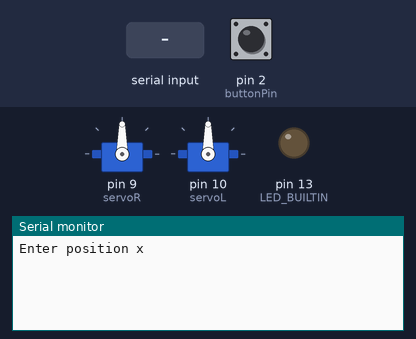
The sketch below on a simulated Arduino Uno, built with avr-gcc and run on an emulated ATmega328P. On the bench: 2 × servo, output pins drawn as LEDs (lit = HIGH), the last lines printed to the serial monitor. The test bench sets the inputs (shaded band); at power-on: pin 2 (buttonPin) LOW.

Above: at 0.9 s.
1.0 s: "30,150\n" received over Serial
At 1.5 s:
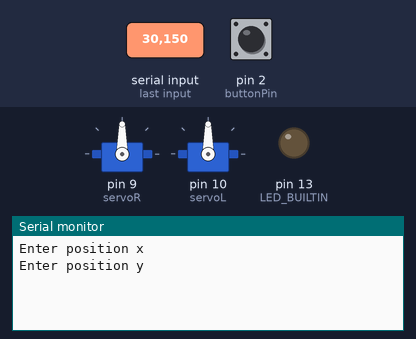
At 3.5 s:
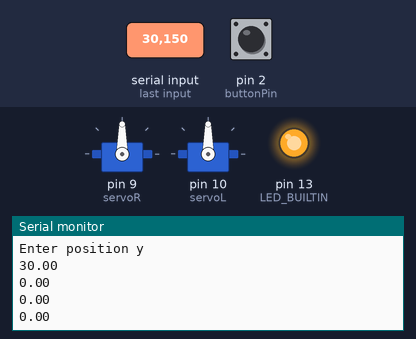

The sketch:

Continuous_servo.ino
```cpp
#include <Servo.h>


//
// Constants:

const double  dist = 100;
const double  l1 = 150;
const double  l2 = 300;

//
// Variables:

Servo servoR;
Servo servoL;
const int buttonPin = 2;     // the number of the pushbutton pin
int buttonState = 0;         // variable for reading the pushbutton status
volatile bool stop = false;

//
// Typedefs:
struct Point{
	double  x;
	double  y;
};

struct Circle{
	double  x;
	double  y;
	double  r;
};

struct ServoAngles{
	double  theta1;
	double  theta2;
};

Point * intersection(Circle c1, Circle c2);
ServoAngles inverse(Point p, bool &outOfRange);

//
// Function headers:

void buttonPressed();
bool turnServo(int servoNum, int duration);
float x, y;

void setup(){

	servoR.attach(9);
	servoL.attach(10);
	pinMode(LED_BUILTIN, OUTPUT);
	pinMode(buttonPin, INPUT);
	attachInterrupt(0,buttonPressed, HIGH); // (Interrupt number, Interrupt_Service_routine, Rising-Falling?)
	Serial.begin(115200);
	while(!Serial){}

	Serial.println("Enter position x");
	while (Serial.available() && Serial.read()); // empty buffer
    while (!Serial.available());                 // wait for data
	x = Serial.parseFloat();  // SLOW!! Needs to be rewritten!

	Serial.println("Enter position y");
	while (Serial.available() && Serial.read()); // empty buffer again
	while (!Serial.available());                 // wait for data
	y = Serial.parseFloat();  // SLOW!! Needs to be rewritten!
	Serial.println(x);
	Serial.println(y);
	bool outOfRange = false;
	Point p;
	p.x = x;
	p.y = y;
	ServoAngles angles = inverse(p, outOfRange);
	Serial.println((180/3.14)*angles.theta1);
	Serial.println((180/3.14)*angles.theta2);
	digitalWrite(LED_BUILTIN, HIGH);

}

void loop(){


	delay(500);
	/*
	if (stop == false) turnServo(servoR,5);
	if (stop == false) turnServo(servoL,5);
	delay(500);
	if (stop == false) turnServo(servoR,-5);
	if (stop == false) turnServo(servoL,-5);
	delay(500);
	servoR.write(90);

	digitalWrite(LED_BUILTIN, LOW);
	delay(500);
	*/
}

//Function definitions:

void buttonPressed(){
	//digitalWrite(LED_BUILTIN, LOW);

	stop = true;
}

bool turnServo(Servo &servo, int duration){
	int speed = 20; // a value between 0 and 90
	bool done = false;
	int ticks = 0;
	int direction =1;
	if (duration < 0){
		direction = -1;

	}
	ticks = duration*direction;
	while( ticks >= 0 && stop==false ){
		servo.write(90+speed*direction);
		delay(15);
		ticks--;

	}
	servo.write(90);
	done = true;
	return done;
}

Point * intersection(Circle c1, Circle c2){
	//double  * output = (double *)malloc(4*sizeof(double ));
	Point * outputPoints = (Point*)malloc(2*sizeof(Point));
	double  x1 = c1.x;
	double  y1 = c1.y;
	double  r1 = c1.r;
	double  x2 = c2.x;
	double  y2 = c2.y;
	double  r2 = c2.r;
	// P1, P2: center points, I1, I2: intersection points
	// L: line connecting the center points
	double  d = sqrt((x1 - x2) * (x1 - x2) + (y1 - y2) * (y1 - y2));
	if (!(abs(r1 - r2) <= d && d <= r1 + r2)) { // no intersection
		outputPoints[0].x = -1;
		outputPoints[0].y = -1;
		outputPoints[1].x = -1;
		outputPoints[1].y = -1;
		return outputPoints;

	 // empty list of results
	}
		 // intersection(s) should exist
	double  a = (r1*r1-r2*r2+d*d)/(2*d); // length of the orthogonal projection of P1_I1 vector to L (as well as P1I2 to L)
	double  h = sqrt(r1*r1-a*a); // length of the orthogonal complement of P1_I1 vector to L
	double  xc = x1+(a/d)*(x2-x1); // Endpoint x of the orthogonal projection of P1_I1 vector to L
	double  yc = y1+(a/d)*(y2-y1); // Endpoint y of the orthogonal projection of P1_I1 vector to L
	// I1, I2:
	double  xi1 = xc + (h/d)*(y2-y1);
	double  yi1 = yc - (h/d)*(x2-x1);

	double  xi2 = xc - (h/d)*(y2-y1);
	double  yi2 = yc + (h/d)*(x2-x1);

	if (yi1 > yi2){
		outputPoints[0].x = xi1;
		outputPoints[0].y = yi1;
		outputPoints[1].x = xi2;
		outputPoints[1].y = yi2;
	}
	else{
		outputPoints[1].x = xi1;
		outputPoints[1].y = yi1;
		outputPoints[0].x = xi2;
		outputPoints[0].y = yi2;
	}

	return outputPoints;
}

ServoAngles inverse(Point p, bool &outOfRange){
	outOfRange = false;
	ServoAngles servoAngles;
	servoAngles.theta1 = 0;
	servoAngles.theta2 = 0;
	Circle cBaseL, cBaseR, cEnd;
	cBaseR.x = (-1)*dist/2;
	cBaseR.y = 0;
	cBaseR.r = l1;

	cBaseL.x = dist/2;
	cBaseL.y = 0;
	cBaseL.r = l1;

	cEnd.x = p.x;
	cEnd.y = p.y;
	cEnd.r = l2;

	Point * intersect_pointsL;
	intersect_pointsL = intersection(cBaseL, cEnd);
	Point LeftArm = intersect_pointsL[0];


	Point * intersect_pointsR;
	intersect_pointsR = intersection(cBaseR, cEnd);
	Point RightArm = intersect_pointsR[0];

	if(RightArm.y == -1||LeftArm.y==-1){
		outOfRange = true;
		servoAngles.theta1 = 0;
		servoAngles.theta2 = 0;
	}
	else{
	servoAngles.theta1 =M_PI/2-atan2(LeftArm.y, LeftArm.x-dist/2);
	servoAngles.theta2 =atan2(RightArm.y, RightArm.x+dist/2)-M_PI/2;
	}
	free(intersect_pointsL);
	free(intersect_pointsR);
	return servoAngles;
}
```

Measured:
- after the input at 1.0 s, the serial monitor: prints a new line at once (image 1)
